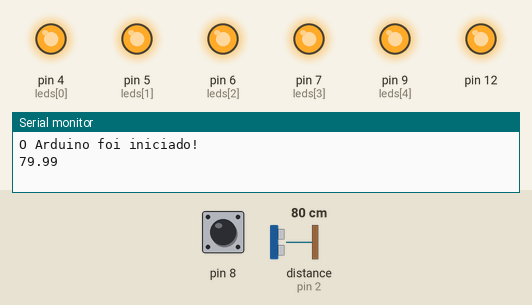
Recording of a sketch running on a simulated Arduino Uno, built with avr-gcc and run on an emulated ATmega328P. Parts: output pins drawn as LEDs (lit = HIGH), the last lines printed to the serial monitor. The inputs (shaded band) are chosen by the test bench; at power-on: pin 8 HIGH, distance to the obstacle (sensor on pin 2) 80 cm. The echo pulse lasts 58.3 µs per cm; pins used as bus, display or sensor lines are not drawn.

Above: at 0.2 s.
At 10.05 s:
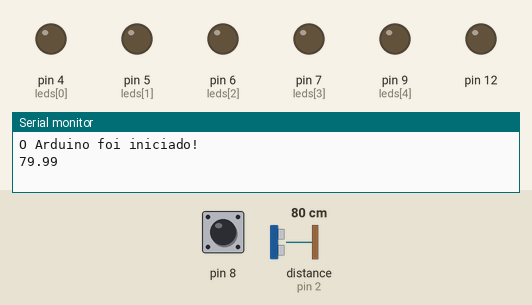
At 12.8 s:
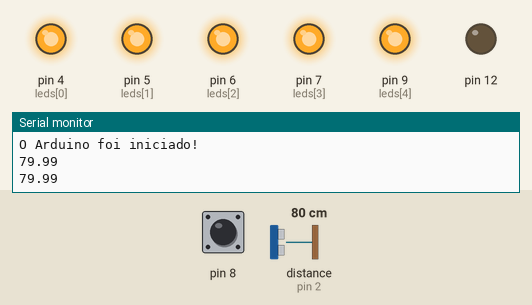
Timing chart, 0 to 13.1 s (numbered marks = the images above):
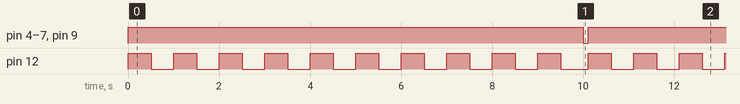

Measured:
- by itself, pin 4 (leds[0]), pin 5 (leds[1]), pin 6 (leds[2]), pin 7 (leds[3]), pin 9 (leds[4]): alternates HIGH for 10.0 s and LOW for 0.11 s
- by itself, pin 12: alternates HIGH for 0.50 s and LOW for 0.50 s
- by itself, everything shown: repeats every 10.1 s, in 21 steps

The sketch:

2sTc.ino
```cpp
#define PIN 13
#define NUMPIXELS 10

int leds[5] = {4, 5, 6, 7, 9};

byte Transmissor = 3;
byte Receptor = 2;

float tempo = 0;
float presenca = 0;

int contador = 0;
int contador2;
int EN;

  void setup()
  {
    pinMode(Receptor,INPUT);
    pinMode(12,OUTPUT);
    pinMode(Transmissor, OUTPUT);
    pinMode(8, INPUT);

    pinMode(4, OUTPUT);
    pinMode(5, OUTPUT);
    pinMode(6, OUTPUT);
    pinMode(7, OUTPUT);
    pinMode(9, OUTPUT);

    digitalWrite(12, LOW);
    digitalWrite(Transmissor, LOW);

    Serial.begin(9600);
  	Serial.println("O Arduino foi iniciado!");
  }
  void loop()
  {
    EN = digitalRead(8);
    digitalWrite(Transmissor,HIGH);
    delayMicroseconds(10);
    digitalWrite(Transmissor, LOW);

    tempo = pulseIn(Receptor, HIGH);

    presenca = tempo/20 * 0.343;
    Serial.println(presenca);

    if(presenca<=310)
      {
        if(EN==0)
        {
          while(contador <10)
          {
            for(contador2=0 ; contador2<5 ; contador2 ++)
            {
                digitalWrite(leds[contador2], HIGH);
            }
            digitalWrite(leds[contador], HIGH);

            digitalWrite(12,HIGH);
            delay(500);
            digitalWrite(12,LOW);
            delay(500);
            contador=contador+1;
          }
          contador =0;
          for(contador2=0; contador2<5; contador2++)
          {
            digitalWrite(leds[contador2], LOW);
          }
        }
        else
        {
          while(contador<10)
          {
            for(contador2=0; contador2<5; contador2++)
            {
               digitalWrite(leds[contador2], HIGH);
            }
            digitalWrite(12,HIGH);
            delay(500);
            digitalWrite(12,LOW);
            delay(500);
            contador=contador+1;
          }
          contador=0;
          for(contador2=0; contador2<5; contador2++)
          {
            digitalWrite(leds[contador2], LOW);
          }
        }
        delay(100);
      }

  }
```
